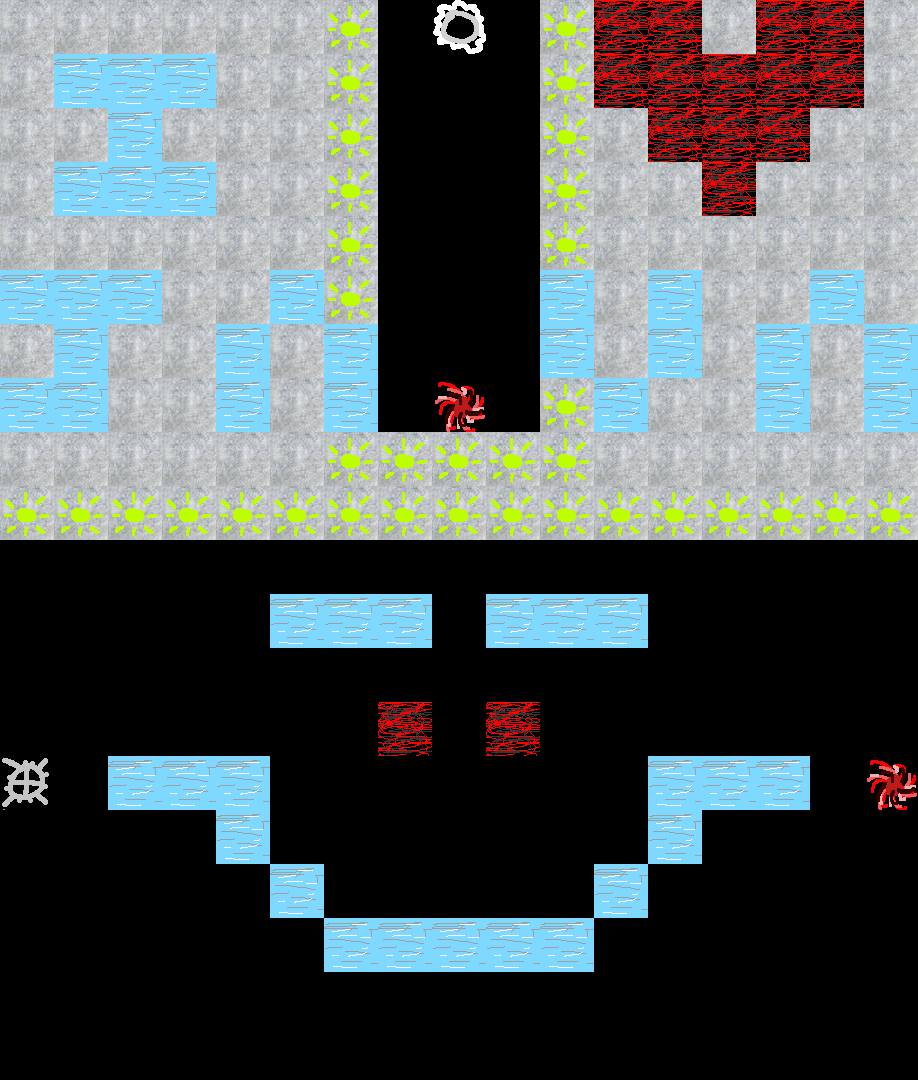

Below is a game level as drawn by its tile map, then a one-line description and the .tmx that defines it (tile-layer data replaced by summaries):
An orthogonal 17x20 tile map with 54x54 px tiles, 2 tile layers (Tile Layer 1, Tile Layer 2).

<map version="1.9" tiledversion="1.9.2" orientation="orthogonal" renderorder="right-down" width="17" height="20" tilewidth="54" tileheight="54" infinite="0" nextlayerid="3" nextobjectid="1">
 <tileset firstgid="1" source="temp2.tsx" />
 <layer id="1" name="Tile Layer 1" width="17" height="20">
  <data>[340 cells, 173 non-empty, 6 distinct tile ids]</data>
 </layer>
 <layer id="2" name="Tile Layer 2" width="17" height="20">
  <data>[340 cells, 34 non-empty, 1 distinct tile ids]</data>
 </layer>
</map>
